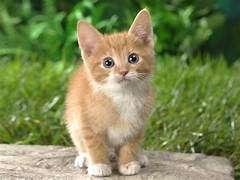
%> input picture catimage.jpg, 240 x 180 px
$ octave exp62.m   (GNU Octave 9; MATLAB toolbox functions it lacks are replaced by stand-ins)
%> lines starting %> are read from the running program, lines starting %| are printed output that depends on the picture; in (x1, y1, x2, y2) boxes, pixels count from 0 and x2, y2 are one past the last pixel; in counts of white or black regions, pixels touching at a corner belong together; the program's own positions count from 1
image = imread('catimage.jpg');
%> image is the input picture: size 180x240x3 uint8; mean R, G, B 124.7, 134.9, 84.6
gray_image = rgb2gray(image);
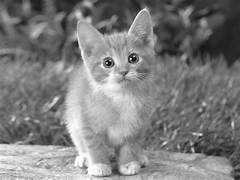
%> gray_image: size 180x240 uint8; min 0, max 255, mean 126.1

% Apply Prewitt Operator
prewitt_edge = edge(gray_image, 'prewitt');
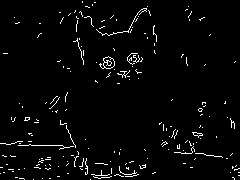
%> prewitt_edge: size 180x240 logical; 2.9% white in thin lines or dots

% Apply Sobel Operator
sobel_edge = edge(gray_image, 'sobel');
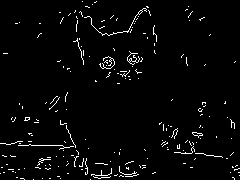
%> sobel_edge: size 180x240 logical; 2.9% white in thin lines or dots

% Apply Roberts Operator
roberts_edge = edge(gray_image, 'roberts');
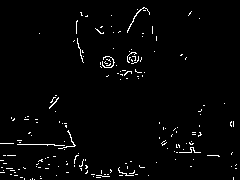
%> roberts_edge: size 180x240 logical; 2.1% white in thin lines or dots

% Display results
figure;
subplot(2, 2, 1);
imshow(uint8(gray_image));
title('Original Image');

subplot(2, 2, 2);
imshow(prewitt_edge);
title('Prewitt Edge Detection');

subplot(2, 2, 3);
imshow(sobel_edge);
title('Sobel Edge Detection');

subplot(2, 2, 4);
imshow(roberts_edge);
title('Roberts Edge Detection');

$ run again, with dogimg.jpg copied over catimage.jpg
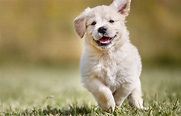
%> input picture dogimg.jpg, 181 x 116 px
%> image is the input picture: size 116x181x3 uint8; mean R, G, B 160.2, 146.5, 106.9
%> `prewitt_edge = edge(gray_image, 'prewitt');`:
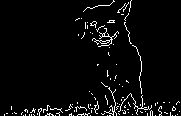
%> prewitt_edge: size 116x181 logical; 4% white in thin lines or dots
%> sobel_edge: size 116x181 logical; 4% white in thin lines or dots
%> `roberts_edge = edge(gray_image, 'roberts');`:
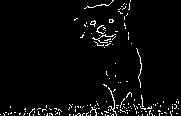
%> roberts_edge: size 116x181 logical; 3.4% white in thin lines or dots

$ run again, with imgexp4.jpg copied over catimage.jpg
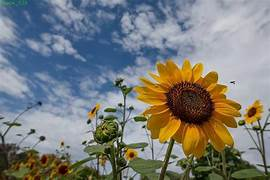
%> input picture imgexp4.jpg, 270 x 180 px
%> image is the input picture: size 180x270x3 uint8; mean R, G, B 121.8, 124.6, 123.1
%> `prewitt_edge = edge(gray_image, 'prewitt');`:
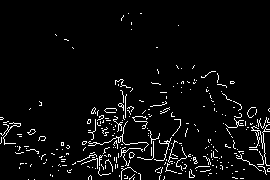
%> prewitt_edge: size 180x270 logical; 4.5% white in thin lines or dots
%> sobel_edge: size 180x270 logical; 4.6% white in thin lines or dots
%> `roberts_edge = edge(gray_image, 'roberts');`:
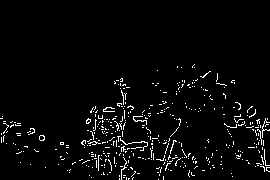
%> roberts_edge: size 180x270 logical; 3.5% white in thin lines or dots, all inside (x1, y1, x2, y2) = (0, 64, 270, 180)

$ run again, with imgexp5.jpg copied over catimage.jpg
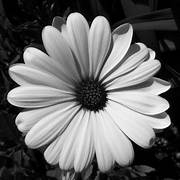
%> input picture imgexp5.jpg, 180 x 180 px
%> image is the input picture: size 180x180x3 uint8; min 0, max 255, mean 104.8
%> `prewitt_edge = edge(gray_image, 'prewitt');`:
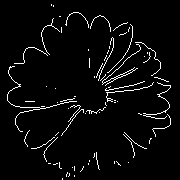
%> prewitt_edge: size 180x180 logical; 4% white in thin lines or dots, all inside (x1, y1, x2, y2) = (7, 4, 171, 180)
%> `roberts_edge = edge(gray_image, 'roberts');`:
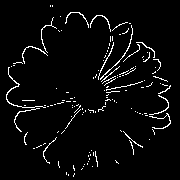
%> roberts_edge: size 180x180 logical; 4.1% white in thin lines or dots, all inside (x1, y1, x2, y2) = (6, 5, 171, 177)
